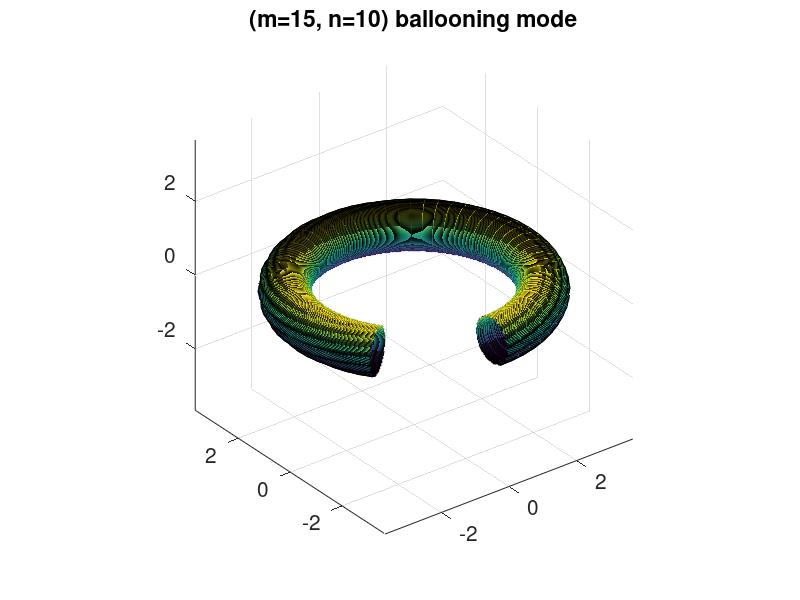

Reproduce this figure in MATLAB.
close all;clear;clc;
R0=3.0;a=R0/4;r0=0.8*a;dr=0.1*r0;
[theta,phi]=meshgrid(0:2*pi/150:2*pi,-0.5*pi:2*pi/60:1.2*pi);

m=15;n=10;

envelope=exp(-0.8.*(abs(theta-pi)-pi).^2);

tmp=(theta-pi).^2-pi^2;

r=r0+(dr.*envelope).*cos(m.*theta-n.*phi);
R=R0+r.*cos(theta);
Z=r.*sin(theta);
X=R.*cos(phi);
Y=R.*sin(phi);
figure; set(gcf,'DefaultAxesFontSize',15);
surf(X,Y,Z);
axis equal; 
% shading interp;
% colormap(jet); alpha(0.5);
str=['(m=',num2str(m),', n=',num2str(n),') ballooning mode'];
title(str);
print('-dpng',str);
